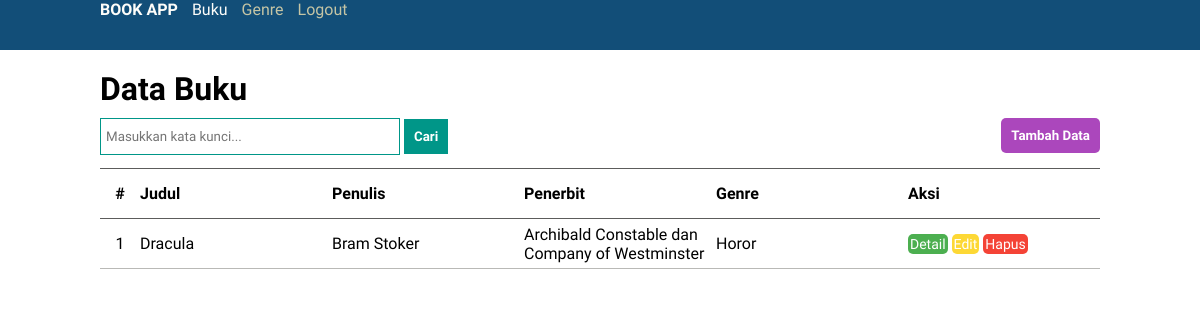
The app's page /buku/index.php?cari=Dracula  (signed in) with its own data.
### tables this page shows
CREATE TABLE `buku` (
  `id_buku` int(4) NOT NULL,
  `judul` varchar(255) NOT NULL,
  `penulis` varchar(255) NOT NULL,
  `penerbit` varchar(255) NOT NULL,
  `tahun_terbit` int(4) NOT NULL,
  `ringkasan` text NOT NULL,
  `cover` varchar(1000) DEFAULT NULL,
  `id_genre` int(2) DEFAULT NULL
);

CREATE TABLE `genre` (
  `id_genre` int(2) NOT NULL,
  `genre` varchar(20) NOT NULL
);

### buku/index.php (the view, shortened to what this page needs)
<?php
include '../koneksi.php';
$cari = "";
if(isset($_GET['cari']))
{
    $cari = $_GET['cari'];
}
$query = "SELECT id_buku, judul, penulis, penerbit, genre FROM buku INNER JOIN genre ON buku.id_genre = genre.id_genre WHERE judul LIKE '%$cari%' OR penulis LIKE '%$cari%' OR penerbit LIKE '%$cari%' OR genre LIKE '%$cari%' ORDER BY (judul)";
$hasil = mysqli_query($koneksi, $query);
$buku = array();
while ($data = mysqli_fetch_assoc($hasil))
{
    $buku[] = $data;
}
include '../template/header.php';
?>
    <h1 class="title">Data Buku</h1>
        <div class="head-table">
            <form action="" method="get" class="form-cari">
            <input type="search" name="cari" id="cari" placeholder="Masukkan kata kunci...">
            <button type="submit" class="teal">Cari</button>
            </form>
            <button type="button" id="tambah" onclick="window.location='tambah.php'">Tambah Data</button>
        </div>
        <table class="data">
        <tr>
            <th>#</th>
            <th>Judul</th>
            <th>Penulis</th>
            <th>Penerbit</th>
            <th>Genre</th>
            <th>Aksi</th>
        </tr>
<?php
$no = 1;
foreach ($buku as $b) { ?>
    <tr>
        <td><?= $no; ?></td>
        <td><?= $b['judul']; ?></td>
        <td><?= $b['penulis']; ?></td>
        <td><?= $b['penerbit']; ?></td>
        <td><?= $b['genre']; ?></td>
        <td>
            <a href="detail.php?id_buku=<?= $b['id_buku'] ?>" class="aksi hijau">Detail</a>
            <a href="edit.php?id_buku=<?= $b['id_buku'] ?>" class="aksi kuning">Edit</a>
            <a href="hapus.php?id_buku=<?= $b['id_buku'] ?>" class="aksi merah" onclick="return confirm('Apakah anda yakin ingin menghapus data?')">Hapus</a>
        </td>
    </tr>
<?php
$no++;
}
?>
<?php
include '../template/footer.php';
?>

### css/style.css (style rules this page uses)
html, body, h1, h2, h3, div, nav, ul, li, table, th, td, img { margin: 0; padding: 0; }
* { box-sizing: border-box; }
.nav-item a, a.aksi { text-decoration: none; }
h1, .nav-item a, th, td, input[type='search'], button, .form-tambah-edit label, .form-control, .form-tambah-edit textarea, .form-tambah-edit select, .btn-large, .detail { font-family: 'Krub', sans-serif; }
h1.title { margin: 20px 0 10px 0; }
.data { border-collapse: collapse; }
.data, .alert { clear: both; }
.data th, .data td { height: 50px; }
.data th { border-top: 1px solid #5C5C5B; border-bottom: 1px solid #5C5C5B; text-align: left; width: 192px; }
.data td { border-top: 1px solid #B9B9B6; border-bottom: 1px solid #B9B9B6; }
.data th:first-child, .data td:first-child { width: 40px; text-align: center; }
a.aksi { display: inline-block; color: white; padding: 2px; border-radius: 5px; font-size: 14px; }
.hijau { background-color: #4CAF50; }
.kuning { background-color: #FDD835; }
.merah { background-color: #F44336; }
.teal { background-color: #009688; }
input[type='search'] { width: 300px; padding: 10px 5px; border: 1px solid #009688; }
button { padding: 10px; border: none; color: white; font-weight: bold; }
.head-table { width: 100%; clear: both; margin-bottom: 60px; }
.form-cari { float: left; }
#tambah { float: right; background-color: #AB47BC; border-radius: 5px; }

### records on screen
buku: judul "Dracula", penulis "Bram Stoker", penerbit "Archibald Constable dan Company of Westminster", id_genre.genre "Horor"
